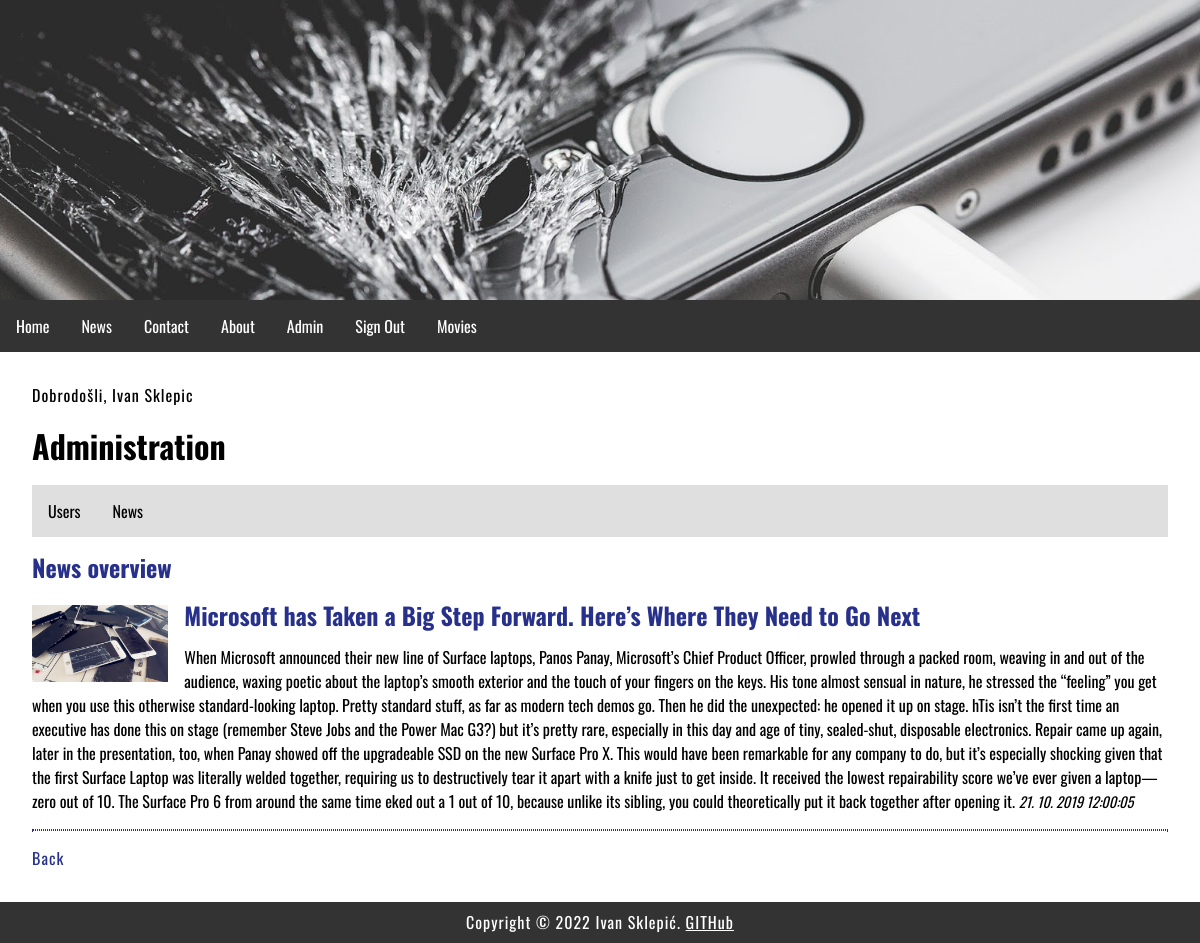
/index.php?menu=7&action=2&id=1 (signed in), run on the app's committed database.
### tables this page shows
CREATE TABLE `news` (
  `id` int(11) NOT NULL,
  `title` varchar(255) NOT NULL,
  `description` text NOT NULL,
  `date` timestamp NOT NULL DEFAULT CURRENT_TIMESTAMP ON UPDATE CURRENT_TIMESTAMP,
  `picture` varchar(255) NOT NULL,
  `archive` enum('Y','N') NOT NULL
);

### functions.php (called while the page is built)
<?php
	function pickerDateToMysql($pickerDate){
		$date = DateTime::createFromFormat('Y-m-d H:i:s', $pickerDate);
		return $date->format('d. m. Y H:i:s');
	}
?>

### admin/news.php (the view, shortened to what this page needs)
<?php
	if (isset($_GET['id']) && $_GET['id'] != '') {
		$query  = "SELECT * FROM news";
		$query .= " WHERE id=".$_GET['id'];
		$query .= " ORDER BY date DESC";
		$result = @mysqli_query($MySQL, $query);
		$row = @mysqli_fetch_array($result);
		print '
		<h2>News overview</h2>
		<div class="news">
			<img src="news/' . $row['picture'] . '" alt="' . $row['title'] . '" title="' . $row['title'] . '">
			<h2>' . $row['title'] . '</h2>
			' . $row['description'] . '
			<time datetime="' . $row['date'] . '">' . pickerDateToMysql($row['date']) . '</time>
			<hr>
		</div>
		<p><a href="index.php?menu='.$menu.'&amp;action='.$action.'">Back</a></p>';
	}
?>

### style.css (style rules this page uses)
body, html { font-family: 'Oswald', sans-serif; margin: 0; font-size: 16px; }
h1,h2 { margin: 0.5em 0; font-size: 2em; }
h2 { font-size: 1.5em; color: #27318b; }
main a { color: #27318b; text-decoration: none; }
p { margin: 1em 0; line-height: 1.4em; letter-spacing: 1px; }
.news img { width: 12%; float: left; padding: 0.5em 0; margin: 0 1em 0 0; }
.news h2 { margin: 0.5em 0; font-size: 1.5em; color: #27318b; }
.news hr { margin: 1em 0; border: 1px dotted #27318b; clear: both; }
.news time { font-size: 90%; font-style: italic; }
img { width: 100%; }

### data on the page
news: picture (picture), title "Microsoft has Taken a Big Step Forward. Here’s Where They Need to Go Next", description "When Microsoft announced their new line of Surface laptops, Panos Panay, Microsoft’s Chief Product Officer, prowled through a packed room, weaving in and out of the audience, waxing poetic about the laptop’s smooth exterior and the touch of your fingers on the keys. His tone almost sensual in nature, he stressed the “feeling” you get when you use this otherwise standard-looking laptop. Pretty standard stuff, as far as modern tech demos go. Then he did the unexpected: he opened it up on stage. hTis isn’t the first time an executive has done this on stage (remember Steve Jobs and the Power Mac G3?) but it’s pretty rare, especially in this day and age of tiny, sealed-shut, disposable…", date "21. 10. 2019 12:00:05"

### other printed values
$_SESSION['message'] "Dobrodošli, Ivan Sklepic"
